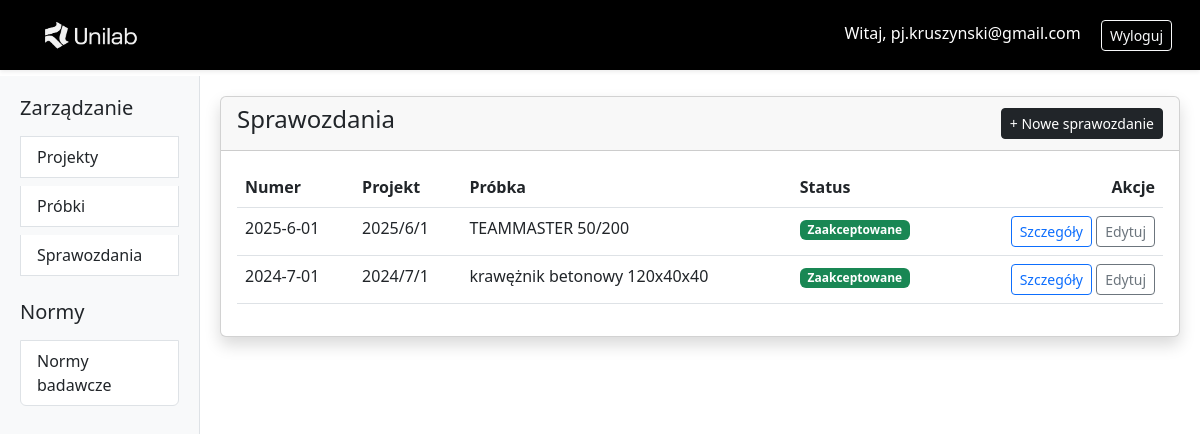
The page /reports/ (signed in) on the database as committed earlier.
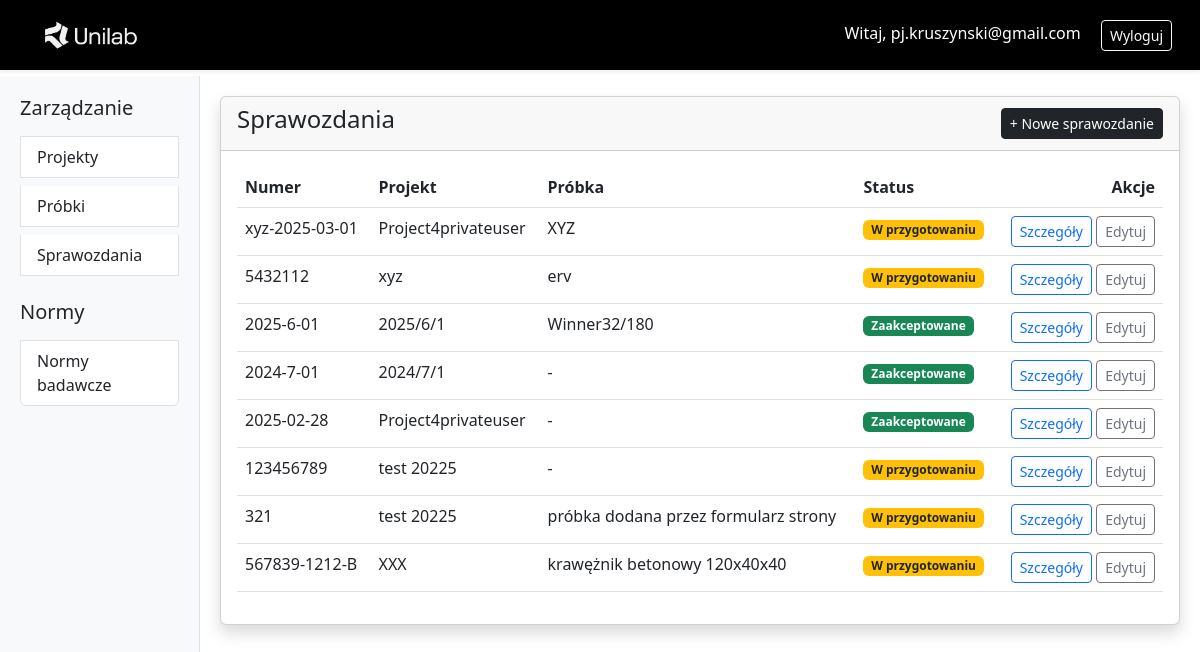
The same page on the database as committed later.
### projects/models.py (models this page shows, shortened)
class Report(models.Model):
    code_name = models.CharField("Numer sprawozdania", max_length=16, unique=True, validators=[validate_code_name], help_text="Numer sprawozdania (litery/numery/-)")
    project = models.ForeignKey(Project, on_delete=models.CASCADE)
    sample = models.OneToOneField(Sample, on_delete=models.SET_NULL, null=True, blank=True, related_name='report') # sample.report
    research_standards = models.ManyToManyField(ResearchStandard,through='ReportResearchStandard',related_name='reports') # a bez related_name byłoby report_set_all
    start_date = models.DateField(null=True, blank=True)
    end_date = models.DateField(null=True, blank=True)
    approved_by = models.ForeignKey(
        User,
        on_delete=models.SET_NULL,
        null=True,
        blank=True,
        limit_choices_to={'groups__name': "Lab_member"},
        verbose_name="Akceptacja wyników:"
    )
    class Meta:
        verbose_name = _("Sprawozdanie")
        verbose_name_plural = _("Sprawozdania")
        ordering = ['-start_date']

class Project(models.Model):
    class StatusChoices(models.TextChoices):
        OPEN = 'open', 'W przygotowaniu'
        CLOSED = 'closed', 'Zakończony'
        AWAITING_APPROVAL = 'awaiting approval', 'Oczekuje na akceptację'
    name = models.CharField("Nazwa projektu", max_length=64)
    client = models.ForeignKey(
        User,
        on_delete=models.CASCADE,
        limit_choices_to={'groups__name': "Lab_user"},
        related_name='projects_as_client' # relacja odwrotna dodana z powodu błędu
    )
    assign_to = models.ForeignKey(
        User,
        on_delete=models.SET_NULL,
        null=True,
        limit_choices_to={'groups__name': "Lab_member"},
        related_name='projects_as_assignee' # relacja odwrotna dodana z powodu błędu
    )
    status = models.CharField(
        max_length=20,
        choices=StatusChoices.choices,
        default=StatusChoices.OPEN
    )
    end_date = models.DateField(null=True, blank=True)
    class Meta:
        verbose_name = _("Projekt")
        verbose_name_plural = _("Projekty")
        ordering = ['-name']

class Sample(models.Model):
    class MaterialType(models.TextChoices):
        UNSELECTED = "UNS", "Niewybrany"
        CONCRETE = "CON", "Wyroby związane z betonem"
        EXTERIOR_FACADE = "EXF", "Elewacje zewnętrzne"
        SPORTS_SURFACE = "SPS", "Nawierzchnie sportowe"
        PULL_OFF = "OFF", "Testy pull-off"
        WALLPAPER = "WAP", "Tapety"
        SYNTHETIC_TURF = "SYT", "Darń syntetyczna"
        PLASTER_AND_ADHESIVES = "PLA", "Tynk i kleje"
        CONCRETE_PREFABRICATED = "CPR", "Wyroby prefabrykowane z betonu"
        FLOOR_COVERING = "FLC", "Wykładziny podłogowe"
        SANITARY_PRODUCT = "SAN", "Wyroby sanitarne"
        EXTERIOR_SHUTTERS = "EXS", "Zasłony i żaluzje zewnętrzne"
    name = models.CharField("Nazwa próbki", max_length=50)
    description = models.TextField(null=True, blank=True)
    material_type = models.CharField(max_length=3, choices=MaterialType.choices, default=MaterialType.UNSELECTED, validators=[validate_material_type])
    collection_date = models.DateField(null=True, blank=True)
    class Meta:
        verbose_name = _("Próbka")
        verbose_name_plural = _("Próbki")
        ordering = ['-collection_date']

### projects/views.py (the view)
class ReportListView(LoginRequiredMixin, ListView):
    model = Report
    template_name = 'report_list.html'
    context_object_name = 'reports'
    paginate_by = 15
    def get_queryset(self):
        user = self.request.user
        if user.is_superuser:
            return Report.objects.all()
        if user.groups.filter(name='Lab_member').exists():
            return Report.objects.filter(assign_to=user)
        if user.groups.filter(name='Lab_user').exists():
            return Report.objects.filter(project__client=user)
        return Report.objects.none()

### projects/templates/report_list.html
{% extends "base.html" %}
{% block content %}
<div class="card shadow">
  <div class="card-header d-flex justify-content-between align-items-center">
    <h4>Sprawozdania</h4>
    {% if request.user.groups.all.0.name == 'Lab_member' or request.user.is_superuser %}
      <a href="{% url 'report_create' %}" class="btn btn-dark btn-sm">+ Nowe sprawozdanie</a>
    {% endif %}
  </div>
  <div class="card-body">
    <table class="table table-hover">
      <thead>
        <tr>
          <th>Numer</th>
          <th>Projekt</th>
          <th>Próbka</th>
          <th>Status</th>
          <th class="text-end">Akcje</th>
        </tr>
      </thead>
      <tbody>
        {% for report in reports %}
        <tr>
          <td>{{ report.code_name }}</td>
          <td>{{ report.project.name }}</td>
          <td>{{ report.sample.name|default:"-" }}</td>
          <td>
            {% if report.approved_by %}
              <span class="badge bg-success">Zaakceptowane</span>
            {% else %}
              <span class="badge bg-warning text-dark">W przygotowaniu</span>
            {% endif %}
          </td>
          <td class="text-end">
            <a href="{% url 'report_detail' report.code_name %}" class="btn btn-sm btn-outline-primary">Szczegóły</a>
            {% if request.user.groups.all.0.name == 'Lab_member' or request.user.is_superuser %}
              <a href="{% url 'report_update' report.code_name %}" class="btn btn-sm btn-outline-secondary">Edytuj</a>
            {% endif %}
          </td>
        </tr>
        {% empty %}
        <tr>
          <td colspan="5" class="text-center text-muted py-4">Brak sprawozdań</td>
        </tr>
        {% endfor %}
      </tbody>
    </table>
  </div>
</div>
{% endblock %}

Rows that differ between the two databases and show on the page:
added Report: code_name "xyz-2025-03-01", project.name "Project4privateuser", sample.name "XYZ", shows "W przygotowaniu"
added Report: code_name "5432112", project.name "xyz", sample.name "erv", shows "W przygotowaniu"
changed Report: sample.name "TEAMMASTER 50/200" → "Winner32/180"
changed Report (number 4 of 8 on the later page): sample.name "krawężnik betonowy 120x40x40" → "-"
added Report: code_name "2025-02-28", project.name "Project4privateuser", sample.name "-", shows "Zaakceptowane"
added Report: code_name "123456789", project.name "test 20225", sample.name "-", shows "W przygotowaniu"
added Report: code_name "321", project.name "test 20225", sample.name "próbka dodana przez formularz strony", shows "W przygotowaniu"
added Report: code_name "567839-1212-B", project.name "XXX", sample.name "krawężnik betonowy 120x40x40", shows "W przygotowaniu"
